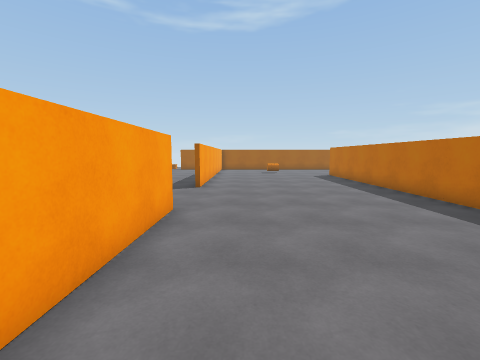
view 1 (above)

24 first-person views from a walk through a scene from a Unity 3-D project. The camera is 1.5 m above the floor, tilts 6° down and sees 90° across. The floor is counted in squares, 1 m on a side. Each view is taken from the middle of a square. On the plan, view 1 faces up. The plan holds only what a view shows up to about 13 squares ahead; the rest is blank. The place goes on beyond the plan. Some animated figures are left out.

view 2
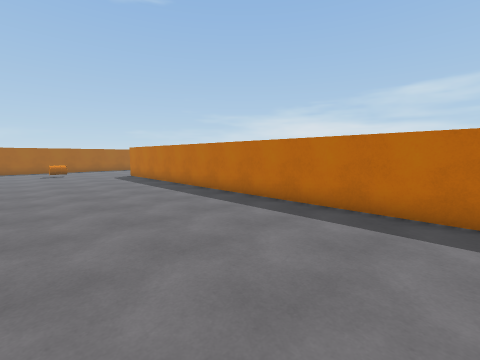

view 3
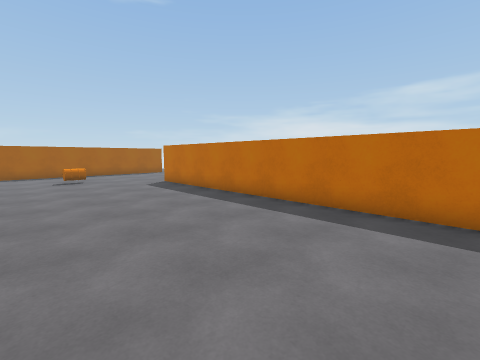

view 4
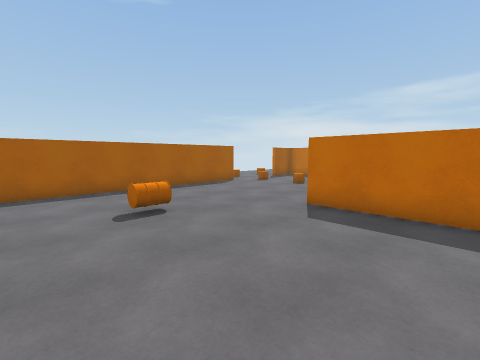

view 5
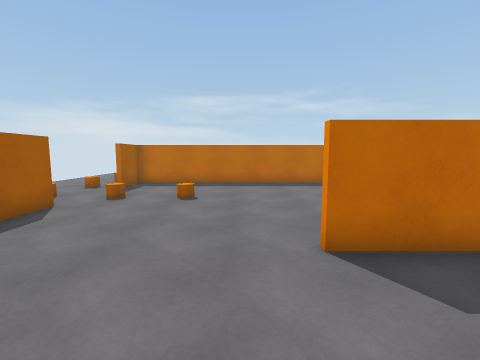

view 6
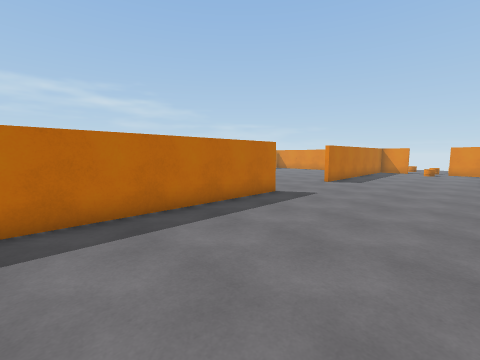

view 7
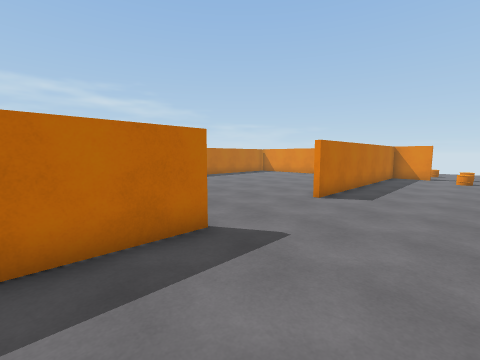

view 8
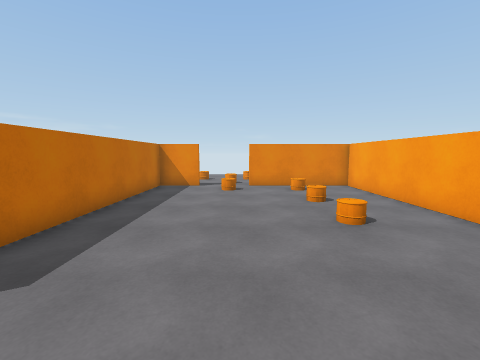

view 9
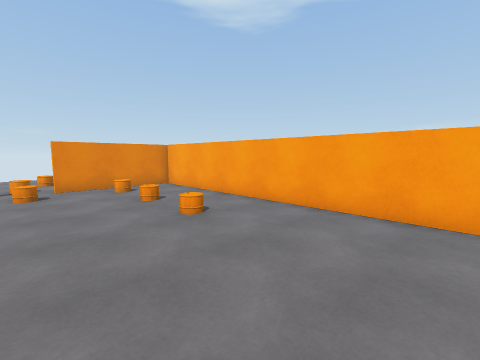

view 10
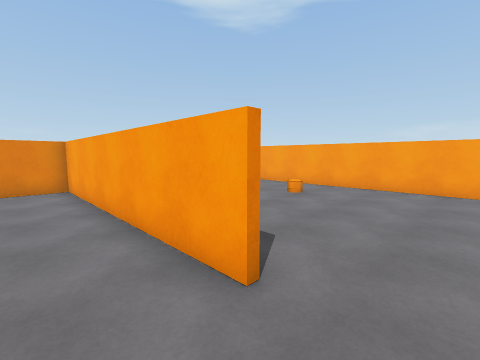

view 11
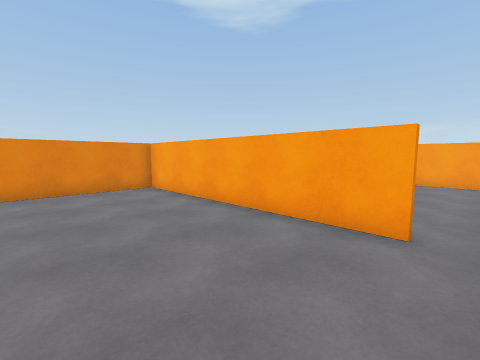

view 12
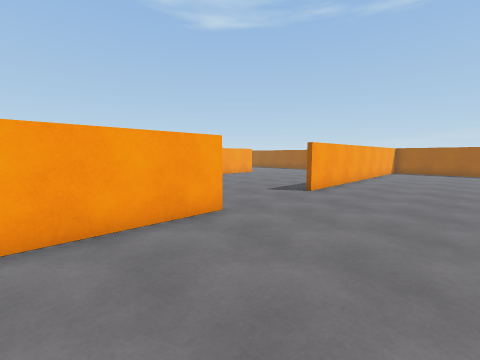

view 13
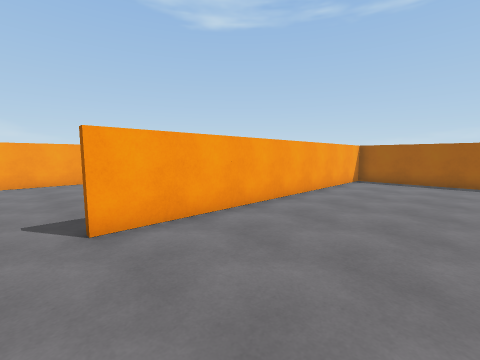

view 14
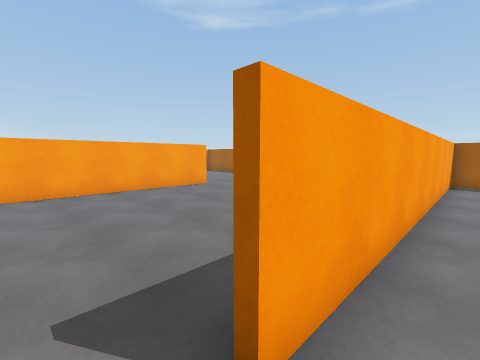

view 15
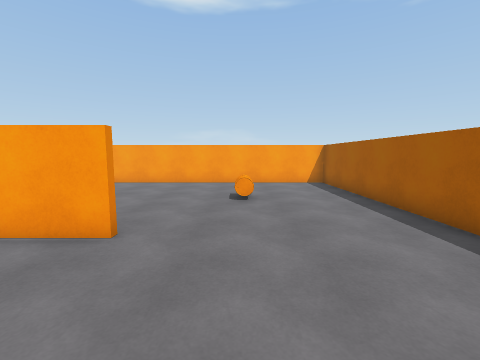

view 16
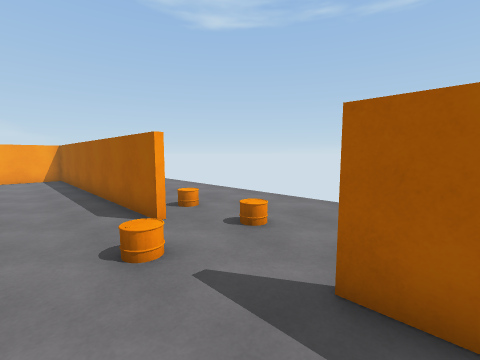

view 17
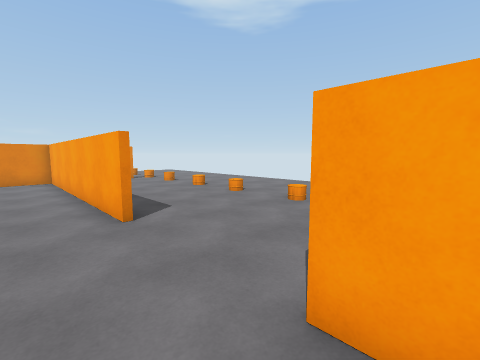

view 18
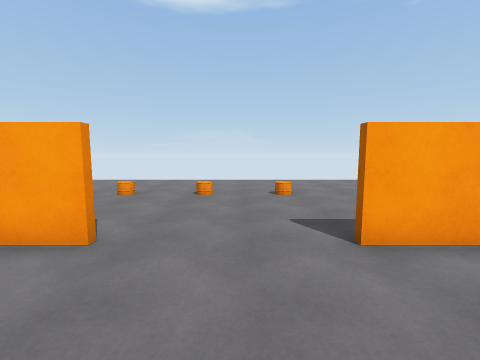

view 19
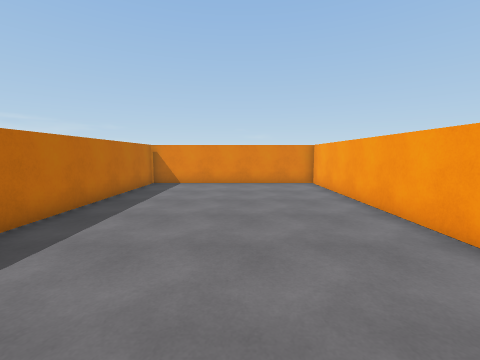

view 20
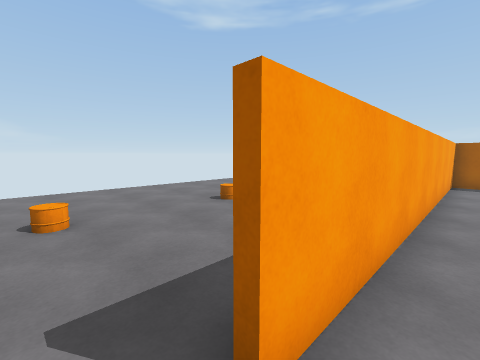

view 21
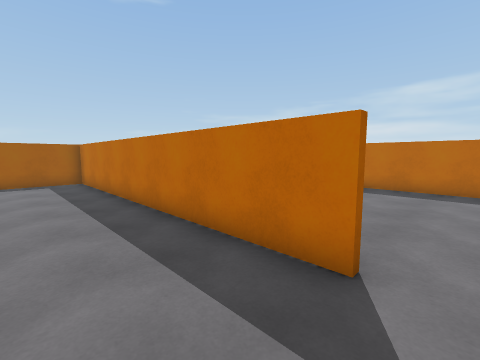

view 22
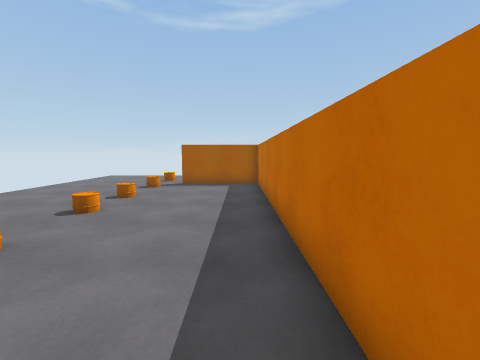

view 23
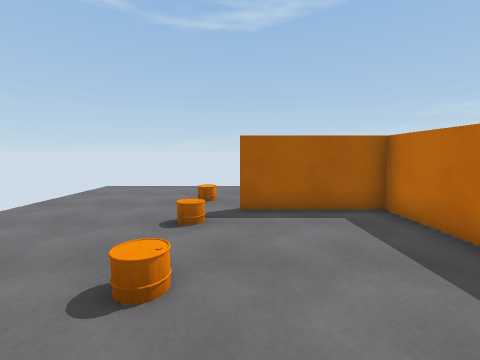

view 24
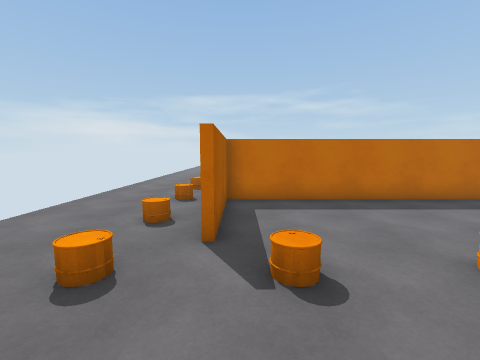

### Floor plan
Points are (right, up) in squares from view 1. A wall is a line through its corners. A room is listed if a view was taken in it or the views show most of it. See-through windows are left out.
Room 1 (views 1, 2, 3, 4, 5, 6, 7, 8, 9, 10, 11, 12, 13, 14, 15, 16, 17, 18, 19, 20, 21, 22, 23, 24)
walls: (6.8, 8.1) (6.8, -3.5); (-1.8, 6.5) (-1.8, -3.6) (11.6, -3.6); (-2.1, 10.9) (-2.1, 24.4) (-6, 24.4); (6.8, 17.8) (6.8, 9.9); (15.9, 11) (15.9, 24.5); (16.1, 6.3) (16.1, -3.6) (21.1, -3.6); (6.6, -3.5) (6.6, 17.8); (13.9, -3.6) (15.9, -3.6) (15.9, 6.3); (10, 24.4) (-1.8, 24.4) (-1.8, 11); (16.1, 24.5) (16.1, 11); (21.1, 24.4) (14, 24.4)
objects: other object (2, 20) to (3, 20)

Where each view was taken, in squares from view 1:
view 1: 0 up, 0 right, facing up
view 2: 0 up, 0 right, facing up-right
view 3: 5 up, 0 right, facing up-right
view 4: 14 up, 0 right, facing up-right
view 5: 19 up, 3 right, facing right
view 6: 19 up, 10 right, facing down-right
view 7: 14 up, 12 right, facing down-right
view 8: 8 up, 12 right, facing down
view 9: 8 up, 13 right, facing down-left
view 10: 8 up, 18 right, facing down-left
view 11: 7 up, 21 right, facing down-left
view 12: 2 up, 21 right, facing up-left
view 13: 10 up, 21 right, facing up-left
view 14: 10 up, 17 right, facing up-left
view 15: 20 up, 11 right, facing left
view 16: 22 up, 15 right, facing up-left
view 17: 12 up, 0 right, facing down-left
view 18: 9 up, 2 right, facing left
view 19: 9 up, 2 right, facing down
view 20: 10 up, 1 left, facing up-left
view 21: 10 up, 5 left, facing up-right
view 22: 12 up, 3 left, facing up
view 23: 18 up, 6 left, facing up
view 24: 24 up, 10 left, facing right
